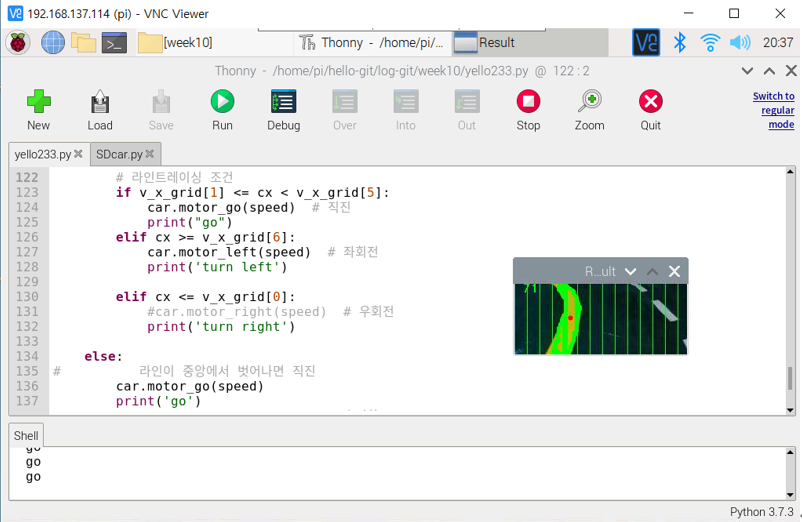
#> input picture week11/라인트레이싱 제어화면.PNG, 802 x 522 px, given in place of the camera
$ python assign11.py
#> lines starting #> are read from the running program, lines starting #| are printed output that depends on the picture; after the words box and inside, x2 and y2 are one past the last pixel; in counts of white or black regions, pixels touching at a corner belong together
### week11/SDcar.py
import threading
import time
import RPi.GPIO as GPIO
import numpy as np

class Drive:
    def __init__(self):
        self.enable_linetracing = True
        self.pins = {"SW1":5,"SW2":6,"SW3":13,"SW4":19,"PWMA":18,"AIN1":22,"AIN2":27,"PWMB":23,"BIN1":25,"BIN2":24}
        self.config_GPIO()
        self.L_Motor = GPIO.PWM(self.pins["PWMA"],500)
        self.L_Motor.start(0)
        self.R_Motor = GPIO.PWM(self.pins["PWMB"],500)
        self.R_Motor.start(0)

    def config_GPIO(self):
        GPIO.setwarnings(False)
        GPIO.setmode(GPIO.BCM)
        GPIO.setup(self.pins["SW1"],GPIO.IN,pull_up_down=GPIO.PUD_DOWN)
        GPIO.setup(self.pins["SW2"],GPIO.IN,pull_up_down=GPIO.PUD_DOWN)
        GPIO.setup(self.pins["SW3"],GPIO.IN,pull_up_down=GPIO.PUD_DOWN)
        GPIO.setup(self.pins["SW4"],GPIO.IN,pull_up_down=GPIO.PUD_DOWN)
        GPIO.setup(self.pins["PWMA"],GPIO.OUT)
        GPIO.setup(self.pins["AIN1"],GPIO.OUT)
        GPIO.setup(self.pins["AIN2"],GPIO.OUT)
        GPIO.setup(self.pins["PWMB"],GPIO.OUT)
        GPIO.setup(self.pins["BIN1"],GPIO.OUT)
        GPIO.setup(self.pins["BIN2"],GPIO.OUT)

    def clean_GPIO(self):
        GPIO.cleanup()

    # [15 lines left out: functions motor_go, motor_back, not called in this run]

    def motor_left(self, speed):
        GPIO.output(self.pins["AIN1"],1)
        GPIO.output(self.pins["AIN2"],0)
        self.L_Motor.ChangeDutyCycle(speed)
        GPIO.output(self.pins["BIN1"],0)
        GPIO.output(self.pins["BIN2"],1)
        self.R_Motor.ChangeDutyCycle(speed)

    # [15 lines left out: functions motor_right, motor_stop, not called in this run]

# [5 lines that do not run on import are left out]

### week11/assign11.py
import cv2
import numpy as np
import SDcar

moment = np.array([0, 0, 0])
v_x = 320
v_y = 240
v_x_grid = [int(v_x * i / 20) for i in range(1, 20)]
epsilon = 1e-5  # Zero division 방지
enable_linetracing = False  # 라인트레이싱 활성화 변수

speed = 50

# 노란색 마스크 생성 함수
def detect_maskY_BGR(frame):
    B = frame[:, :, 0]
    G = frame[:, :, 1]
    R = frame[:, :, 2]
    Y = np.zeros_like(G, np.uint8)

    Y = G * 0.5 + R * 0.5 - B * 0.7
    Y = Y.astype(np.uint8)
    Y = cv2.GaussianBlur(Y, (5, 5), cv2.BORDER_DEFAULT)

    _, maskY = cv2.threshold(Y, 100, 255, cv2.THRESH_BINARY)
    return maskY

# 그리드 표시 함수
def show_grid(img):
    h, _, _ = img.shape
    for x in v_x_grid:
        cv2.line(img, (x, 0), (x, h), (0, 255, 0), 1, cv2.LINE_4)  # 초록색 그리드

# 노란색 선 검출 및 모멘트 계산 함수
def detect_yellow_and_calculate_moment():
    global enable_linetracing  # 전역 변수 참조

    cap = cv2.VideoCapture(0)
    cap.set(cv2.CAP_PROP_FRAME_WIDTH, 320)
    cap.set(cv2.CAP_PROP_FRAME_HEIGHT, 240)

    try:
        while True:
            ret, frame = cap.read()
#> frame is the input picture: shape (522, 802, 3); mean B, G, R 233.3, 234.3, 232.7
            if not ret:
                print("카메라 프레임을 읽을 수 없습니다.")
                break

            frame = cv2.flip(frame, 0)
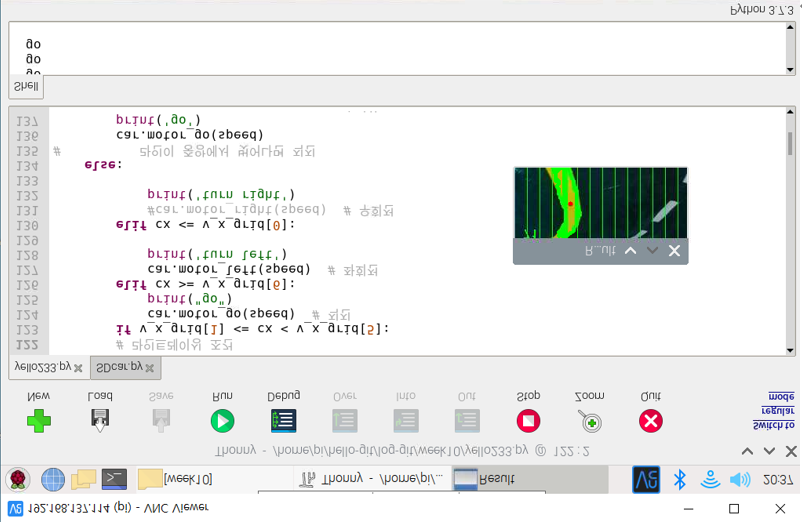
#> frame: shape (522, 802, 3); mean B, G, R 233.3, 234.3, 232.7
            frame = cv2.flip(frame, 1)
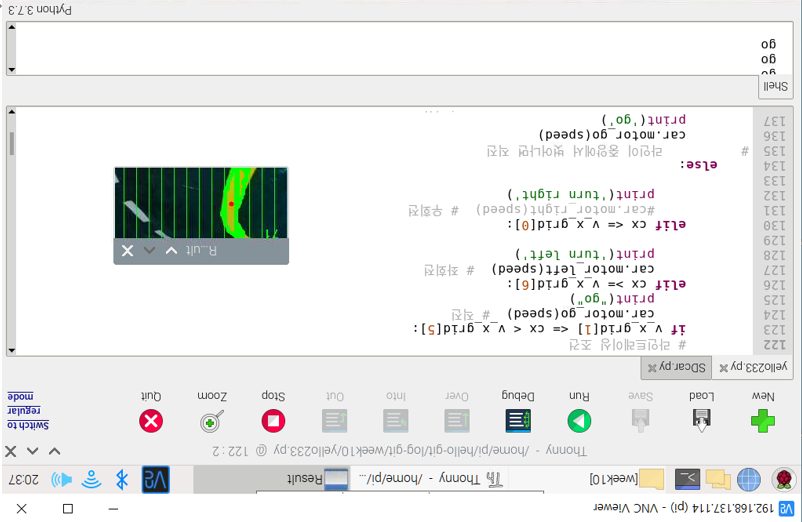
#> frame: shape (522, 802, 3); mean B, G, R 233.3, 234.3, 232.7
            frame = frame[180:, :-100]  # 하단 60픽셀을 잘라내고 나머지 영역만 사용
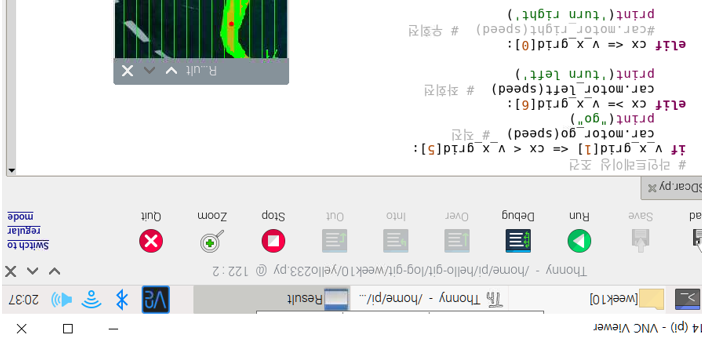
#> frame: shape (342, 702, 3); mean B, G, R 228.8, 229.9, 227.6

            # 그리드 표시
            show_grid(frame)
#> after the loop in show_grid, `for x in v_x_grid:`:
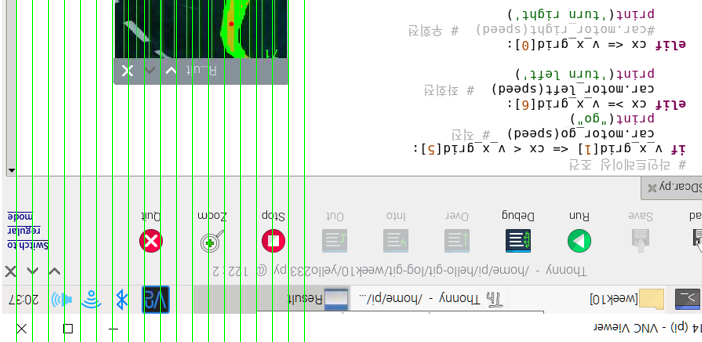
#> img: shape (342, 702, 3); mean B, G, R 222.9, 230.8, 221.8

            # 노란색 컨투어 검출
            hsv = cv2.cvtColor(frame, cv2.COLOR_BGR2HSV)
#> hsv: shape (342, 702, 3); mean H, S, V 12.9, 20.3, 232.9
            lower_yellow = np.array([20, 100, 100])
            upper_yellow = np.array([30, 255, 255])

            # 노란색 영역 추출
            mask = cv2.inRange(hsv, lower_yellow, upper_yellow)
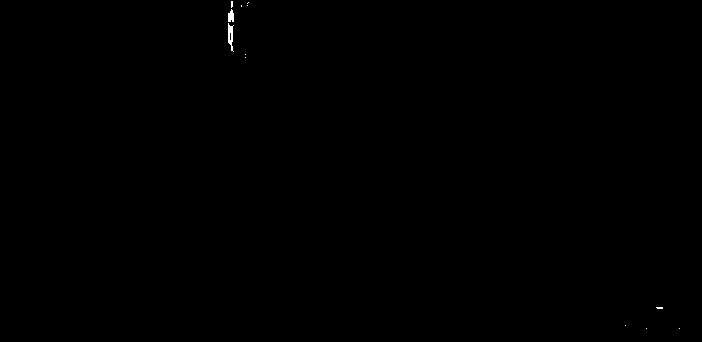
#> mask: shape (342, 702); 0.08% white; 12 white regions (10 under 20 px)
            contours, _ = cv2.findContours(mask, cv2.RETR_TREE, cv2.CHAIN_APPROX_SIMPLE)
#> contours = 13 contours, 11 with area under 20; largest, box (x1, y1, x2, y2) and area: (228, 23, 234, 52) 74, (228, 9, 234, 22) 44

            if len(contours) > 0:
                c = max(contours, key=cv2.contourArea)
#> c = contour of 16 points, box (x1, y1, x2, y2) (228, 23, 234, 52), area 74
                m = cv2.moments(c)
#> m = moments, m00 74.5, centre m10/m00, m01/m00 = (230, 35.09)

                # 모멘트 계산
                cx = int(m['m10'] / (m['m00'] + epsilon))  # cx 계산
#> cx = 230
                cy = int(m['m01'] / (m['m00'] + epsilon))  # cy 계산
#> cy = 35

                # 빨간색 모멘트 위치 표시
                cv2.circle(frame, (cx, cy), 3, (0, 0, 255), -1)  # 빨간색 점
#> frame: shape (342, 702, 3); 0.01% of pixels changed, all inside (x1, y1, x2, y2) = (227, 32, 234, 39)

                # 초록색 컨투어 표시
                cv2.drawContours(frame, contours, -1, (0, 255, 0), 3)  # 초록색 윤곽선 그리기
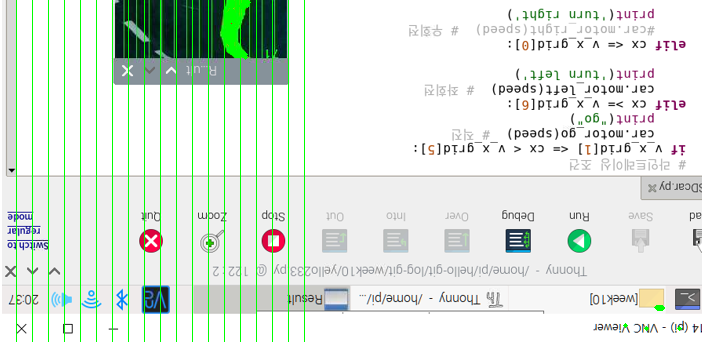
#> frame: shape (342, 702, 3); mean B, G, R 222.8, 230.9, 221.4

                # X좌표 출력
                cv2.putText(frame, str(cx), (10, 10), cv2.FONT_HERSHEY_DUPLEX, 0.5, (0, 255, 0))
#> frame: shape (342, 702, 3); 0.03% of pixels changed, all inside (x1, y1, x2, y2) = (12, 0, 40, 11)

                if enable_linetracing:
                    line_tracing(cx)  # 라인트레이싱 수행

            cv2.imshow('Result', frame)  # 화면에 결과 표시

            if cv2.waitKey(1) & 0xFF == ord('q'):
#> (key q is pressed here)
                break

    finally:
        cap.release()
        cv2.destroyAllWindows()

# 라인트레이싱 수행 함수
def line_tracing(cx):
    global moment
    global v_x
    tolerance = 0.1
    diff = 0

    # 초기 시작 시 moment 값이 제대로 설정되었는지 확인
    if moment[0] == 0 and moment[1] == 0 and moment[2] == 0:
        moment[2] = cx  # 처음 모멘트 값 설정

    if moment[0] != 0 and moment[1] != 0 and moment[2] != 0:
        avg_m = np.mean(moment)
        diff = np.abs(avg_m - cx) / v_x

    if diff <= tolerance:
        moment[0] = moment[1]
        moment[1] = moment[2]
        moment[2] = cx

        # 라인트레이싱 조건
        if v_x_grid[1] <= cx < v_x_grid[5]:
            car.motor_go(speed)  # 직진
            print("go")
        elif cx >= v_x_grid[6]:
            car.motor_left(speed)  # 좌회전
            print('turn left')
        elif cx <= v_x_grid[0]:
            car.motor_right(speed)  # 우회전
            print('turn right')

    else:
        # 라인이 중앙에서 벗어나면 직진
        car.motor_go(speed)
        print('go')
        moment = [0, 0, 0]  # moment 초기화


if __name__ == '__main__':
    car = SDcar.Drive()  # 자동차 객체 생성
    enable_linetracing=True
    detect_yellow_and_calculate_moment()  # 라인트레이싱 시작
